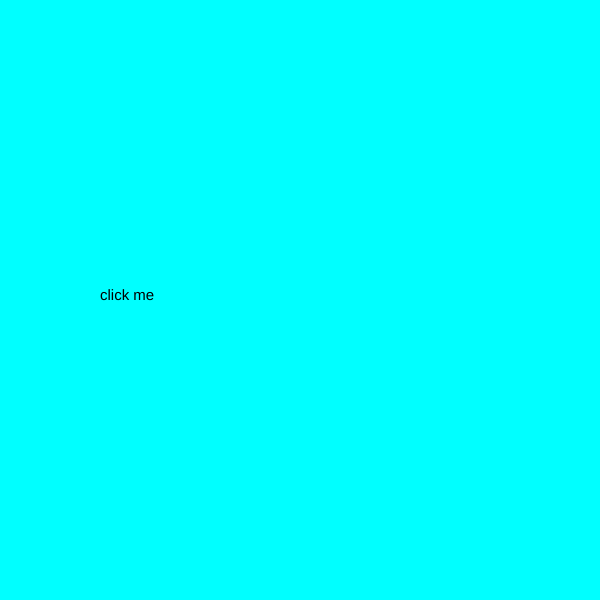
Frame 1 (no input)
Frame 60 (no input): identical to frame 1, image omitted
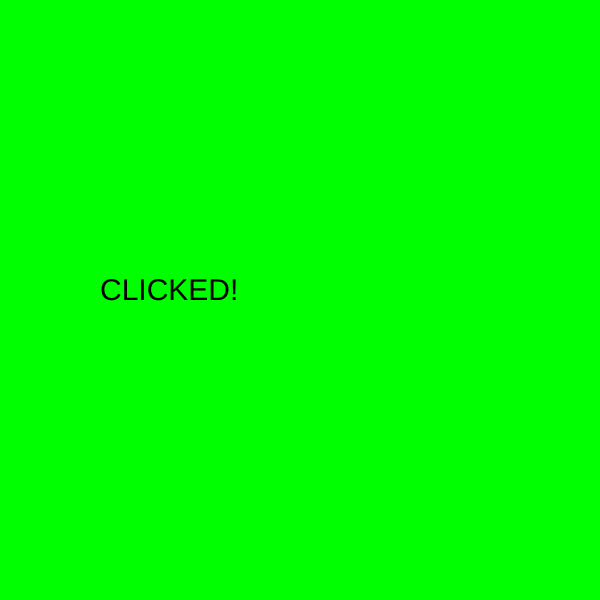
Frame 120 (the mouse pressed at the canvas centre since frame 60)

The p5.js sketch that drew these frames (run headless with seeded random() and noise() and a simulated clock; from frame 60 on, the mouse is pressed at the canvas centre):

// p5.js sketch
// ── sketch.js

var x = 0;

function setup() {
    createCanvas(600, 600);
}

function draw() {

   if(mouseIsPressed) {
     background(0, 255, 0);
     textSize(30);
     text("CLICKED!", 100, width/2);
   }
   else {
     background(0, 255, 255);
     textSize(15);
     text("click me", 100, width/2);
   }

}
